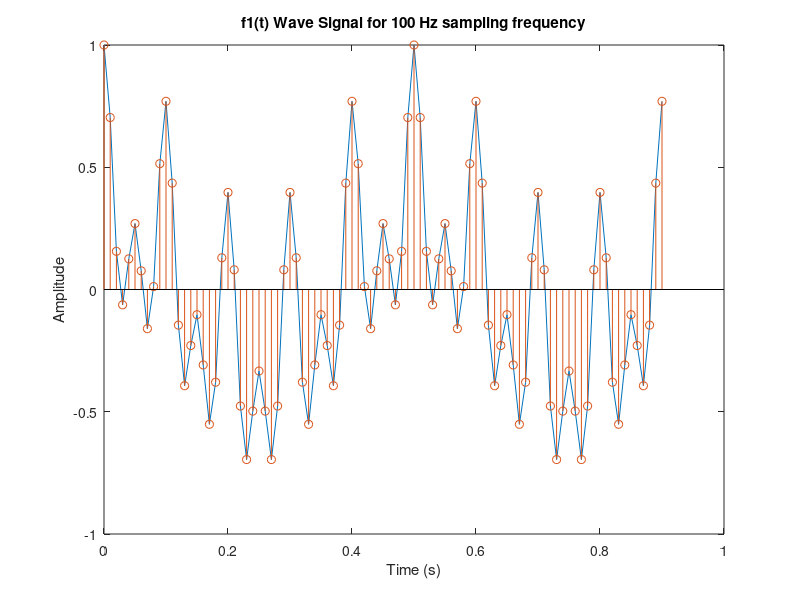
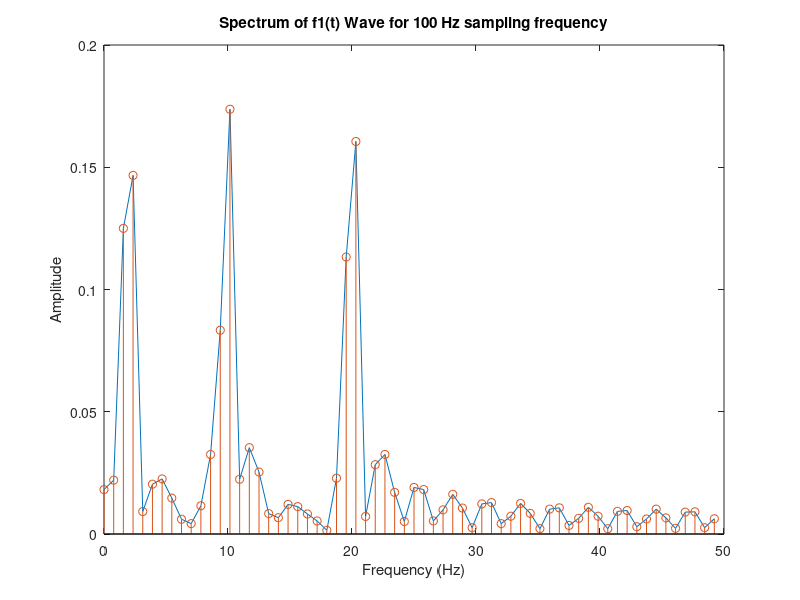
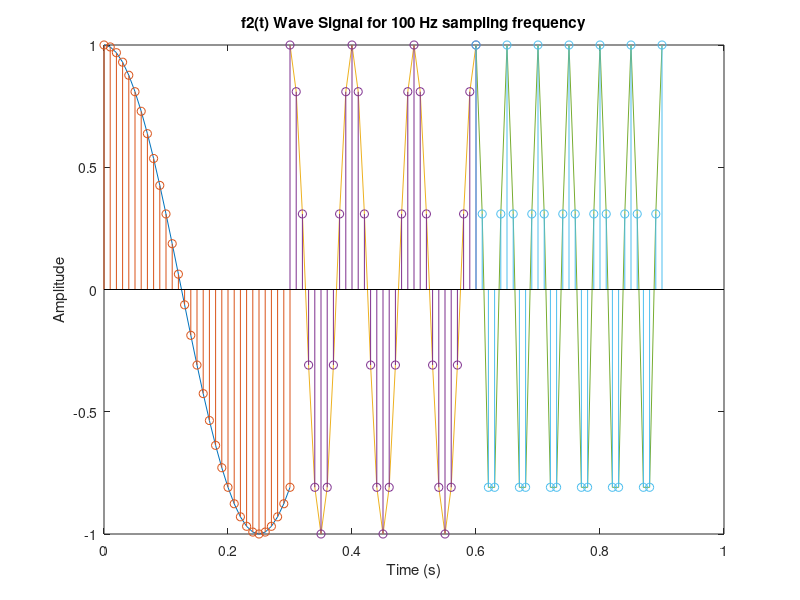
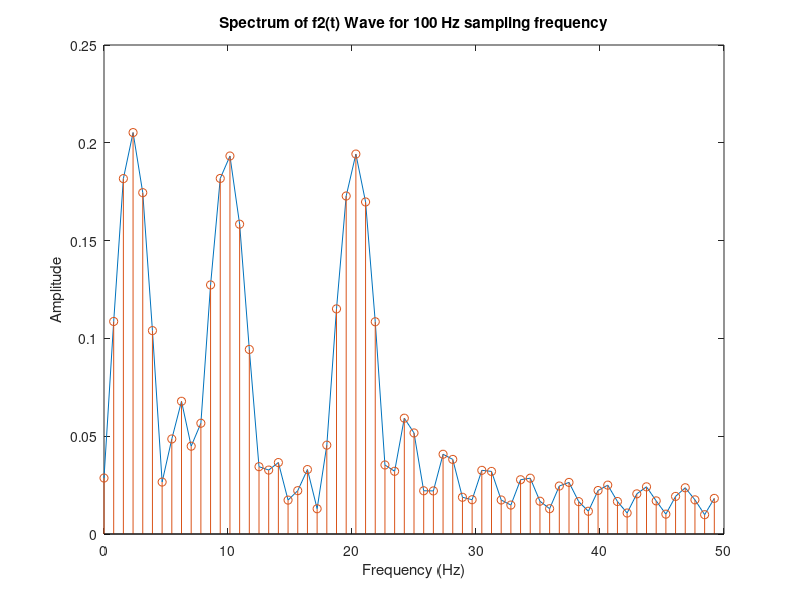

Here is the MATLAB script that generated these plots, in order:
%NOT MY SHIT

clc; clear;
close all;

Fs = 100;
T = 1/Fs;
N0 = 90
nfft = 128;

%%% Q1 %%%
t = 0:T:0.9;

x1 = cos (4*pi*t);
x2 = cos (20*pi*t);
x3 = cos (40*pi*t);

f1 = x1/3+x2/3+x3/3;
X1 = fft(f1, nfft)/N0;
X_1 = X1(1:nfft/2);

mx1 = abs(X_1);
f_1 = (0:nfft/2-1)*Fs/nfft;


figure(1)
plot(t,f1)
hold on
stem(t, f1)
title('f1(t) Wave Signal for 100 Hz sampling frequency')
xlabel('Time (s)')
ylabel('Amplitude')

figure(2)
plot(f_1, mx1)
hold on
stem(f_1, mx1)
title('Spectrum of f1(t) Wave for 100 Hz sampling frequency')
xlabel('Frequency (Hz)')
ylabel('Amplitude')

%%% Q2 %%%
t2_1 = 0:T:0.3;
t2_2 = 0.3:T:0.6;
t2_3 = 0.6:T:0.9;

x1 = cos (4*pi*t2_1);
x2 = cos (20*pi*t2_2);
x3 = cos (40*pi*t2_3);

X2 = x1+x2+x3;
X2= fft(X2, nfft)/N0;
X2 = X2(1:nfft/2);
mx2 = abs(X2);
f2 = (0:nfft/2-1)*Fs/nfft;


% X2_1= fft(x1, nfft);
% X2_1 = X2_1(1:nfft/2);
% mx2_1 = abs(X2_1);
% f2_1 = (0:nfft/2-1)*Fs/nfft;
% 
% X2_2= fft(x2, nfft);
% X2_2 = X2_2(1:nfft/2);
% mx2_2 = abs(X2_2);
% f2_2 = (0:nfft/2-1)*Fs/nfft;
% 
% X2_3= fft(x3, nfft);
% X2_3 = X2_3(1:nfft/2);
% mx2_3 = abs(X2_3);
% f2_3 = (0:nfft/2-1)*Fs/nfft;
% 
% f2 = f2_1+f2_2+f2_3;
% mx2 = mx2_1+mx2_2+mx2_3;


figure(3)
plot(t2_1,x1)
hold on
stem(t2_1, x1)
hold on
plot(t2_2,x2)
hold on
stem(t2_2, x2)
hold on
plot(t2_3,x3)
hold on
stem(t2_3, x3)

title('f2(t) Wave Signal for 100 Hz sampling frequency')
xlabel('Time (s)')
ylabel('Amplitude')

figure(4)
plot(f2, mx2)
hold on
stem(f2, mx2)

title('Spectrum of f2(t) Wave for 100 Hz sampling frequency')
xlabel('Frequency (Hz)')
ylabel('Amplitude')

%%% Q3 %%%
t3_1 = 0:T:0.3;
t3_2 = 0.3:T:0.6;
t3_3 = 0.6:T:0.9;

x1 = cos (4*pi*t3_3);
x2 = cos (20*pi*t3_2);
x3 = cos (40*pi*t3_1);

X3 = x1+x2+x3;
X3= fft(X3, nfft)/N0;
X3 = X3(1:nfft/2);
mx3 = abs(X3);
f3 = (0:nfft/2-1)*Fs/nfft;

% X3_1= fft(x1, nfft);
% X3_1 = X3_1(1:nfft/2);
% mx3_1 = abs(X3_1);
% f3_1 = (0:nfft/2-1)*Fs/nfft;
% 
% X3_2= fft(x2, nfft);
% X3_2 = X3_2(1:nfft/2);
% mx3_2 = abs(X3_2);
% f3_2 = (0:nfft/2-1)*Fs/nfft;
% 
% X3_3= fft(x3, nfft);
% X3_3 = X3_3(1:nfft/2);
% mx3_3 = abs(X3_3);
% f3_3 = (0:nfft/2-1)*Fs/nfft;
% 
% f3 = f3_1+f3_2+f3_3;
% mx3 = mx3_1+mx3_2+mx3_3;


figure(5)
plot(t3_3,x1)
hold on
stem(t3_3, x1)
hold on
plot(t3_2,x2)
hold on
stem(t3_2, x2)
hold on
plot(t3_1,x3)
hold on
stem(t3_1, x3)

title('f3(t) Wave Signal for 100 Hz sampling frequency')
xlabel('Time (s)')
ylabel('Amplitude')

figure(6)
plot(f3, mx3)
hold on
stem(f3, mx3)

title('Spectrum of f3(t) Wave for 100 Hz sampling frequency')
xlabel('Frequency (Hz)')
ylabel('Amplitude')


